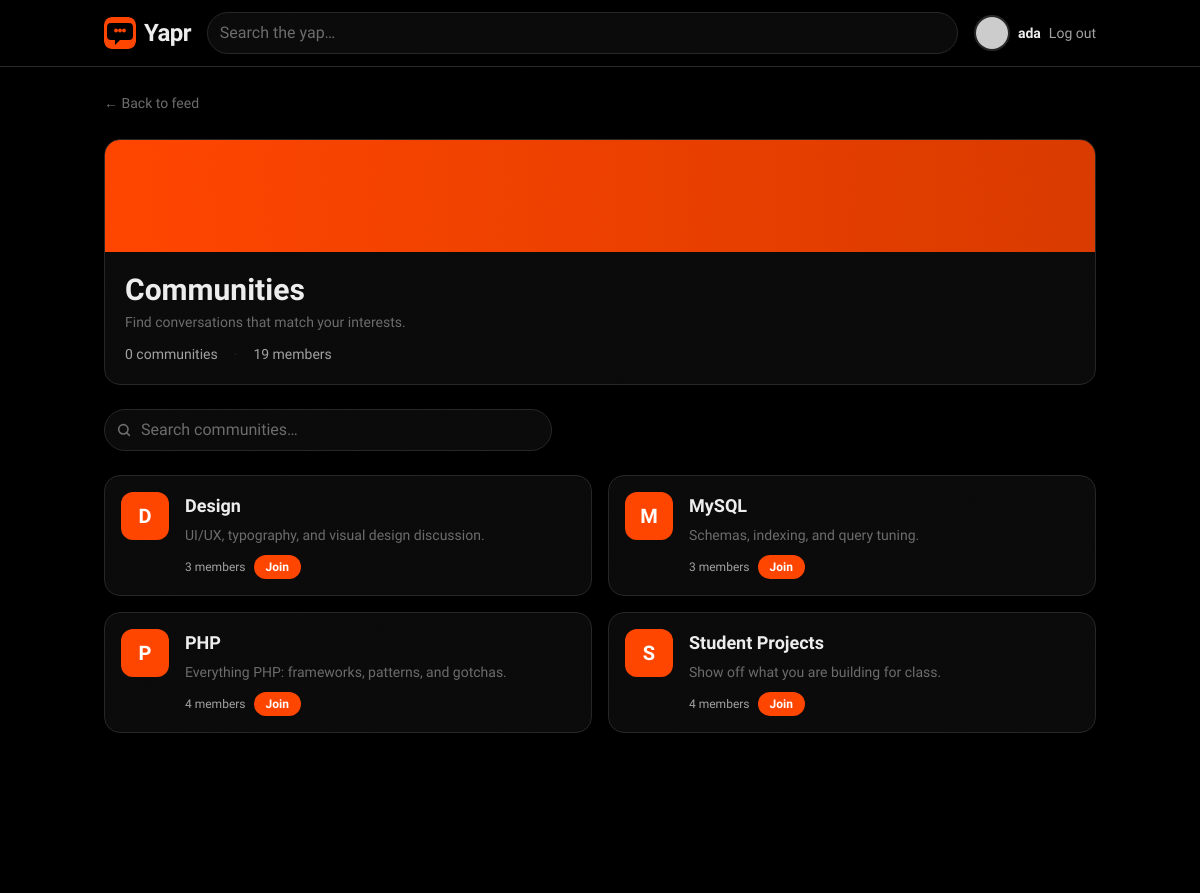
Page /api/communities.php (signed in) on the committed database.
### tables this page shows
CREATE TABLE communities (
    id          INT UNSIGNED AUTO_INCREMENT PRIMARY KEY,
    name        VARCHAR(50)  NOT NULL,
    slug        VARCHAR(60)  NOT NULL UNIQUE,
    description TEXT         DEFAULT NULL,
    owner_id    INT UNSIGNED NOT NULL,
    created_at  TIMESTAMP    NOT NULL DEFAULT CURRENT_TIMESTAMP,
    FOREIGN KEY (owner_id) REFERENCES users(id) ON DELETE CASCADE
);

### api/communities.php (the view, shortened to what this page needs)
<?php
require __DIR__ . '/includes/db.php';
require __DIR__ . '/includes/helpers.php';
require __DIR__ . '/includes/header.php';
$query = trim($_GET['q'] ?? '');
if ($query !== '') {
    $result = mysqli_query($conn, "
        SELECT c.*, (SELECT COUNT(*) FROM community_members WHERE community_id = c.id) AS members_count
        FROM communities c
        WHERE c.name LIKE '%$query%' OR c.description LIKE '%$query%'
        ORDER BY c.name ASC
    ");
} else {
    $result = mysqli_query($conn, "
        SELECT c.*, (SELECT COUNT(*) FROM community_members WHERE community_id = c.id) AS members_count
        FROM communities c ORDER BY c.name ASC
    ");
}
$filtered = mysqli_fetch_all($result, MYSQLI_ASSOC);
$totalMembers = array_sum(array_column($filtered, 'members_count'));
?>
<div class="space-y-6">
  <a href="index.php" class="text-sm text-ink-faint transition hover:text-pop">&larr; Back to feed</a>
  <div class="card reveal overflow-hidden">
    <div aria-hidden="true" class="h-28 animate-gradient-pan bg-[length:200%_200%] bg-gradient-to-r from-pop via-pop-dark to-ink"></div>
    <div class="p-5">
      <h1 class="font-display text-3xl font-bold text-ink">Communities</h1>
      <p class="mt-1 text-sm text-ink-faint">Find conversations that match your interests.</p>
      <div class="mt-3 flex flex-wrap items-center gap-4 text-sm text-ink-soft">
        <span><?= count($communities) ?> communities</span>
        <span class="text-line">&middot;</span>
        <span><?= number_format($totalMembers) ?> members</span>
      </div>
    </div>
  </div>
  <form action="communities.php" method="get" class="reveal" style="--reveal-delay:60ms">
    <div class="relative max-w-md">
      <svg aria-hidden="true" class="absolute left-3 top-1/2 -translate-y-1/2 text-ink-faint" width="16" height="16" viewBox="0 0 24 24" fill="none" stroke="currentColor" stroke-width="2.5" stroke-linecap="round"><circle cx="11" cy="11" r="7"/><path d="m20 20-4.3-4.3"/></svg>
      <input type="search" id="community-search" name="q"
             placeholder="Search communities…"
             value="<?= esc($query) ?>"
             class="field rounded-full pl-9">
    </div>
  </form>
  <?php if (empty($filtered)): ?>
    <div class="card reveal p-12 text-center">
      <p class="font-display text-lg font-semibold text-ink">No results found</p>
      <p class="mt-1 text-sm text-ink-faint">No communities match "<?= esc($query) ?>". Try a different search.</p>
      <a href="communities.php" class="btn-pop mt-4 inline-flex">Clear search</a>
    </div>
  <?php else: ?>
    <div class="grid gap-4 sm:grid-cols-2">
      <?php foreach ($filtered as $i => $c):
        $name = esc($c['name']);
        $slug = esc($c['slug']);
        $desc = esc($c['description']);
        $members = esc(number_format($c['members_count']));
        $initial = esc(mb_strtoupper(mb_substr($c['name'], 0, 1)));
        $delay = ($i + 1) * 70;
      ?>
        <div class="reveal" style="--reveal-delay:<?= $delay ?>ms">
          <a href="community.php?slug=<?= $slug ?>" class="card group flex gap-4 p-4">
            <span class="flex h-12 w-12 shrink-0 items-center justify-center rounded-xl bg-pop font-display text-xl font-black text-white transition duration-300 group-hover:scale-110"><?= $initial ?></span>
            <div class="min-w-0 flex-1">
              <h2 class="font-display text-lg font-semibold text-ink transition group-hover:text-pop"><?= $name ?></h2>
              <p class="mt-1 line-clamp-2 text-sm leading-relaxed text-ink-faint"><?= $desc ?></p>
              <div class="mt-2 flex items-center gap-2">
                <span class="text-xs font-medium text-ink-soft"><?= $members ?> members</span>
                <button type="button" class="btn-pop !py-1 !px-3 !text-xs">Join</button>
              </div>
            </div>
          </a>
        </div>
      <?php endforeach; ?>
    </div>
  <?php endif; ?>
</div>
<?php require __DIR__ . '/includes/footer.php'; ?>

### public/css/polish.css (style rules this page uses)
.reveal { opacity: 0; transform: translateY(20px); transition: opacity 0.35s cubic-bezier(0.23, 1, 0.32, 1), transform 0.35s cubic-bezier(0.23, 1, 0.32, 1); transition-delay: var(--reveal-delay, 0ms); }
.reveal.visible { opacity: 1; transform: translateY(0); }
.ripple-container { position: relative; overflow: hidden; }
html { background: #000; }

### api/includes/header.php (style rules this page uses)
:root { --ease-out: cubic-bezier(0.23, 1, 0.32, 1); }
body { background: #000000; -webkit-font-smoothing: antialiased; -moz-osx-font-smoothing: grayscale; }
.card { position: relative; border-radius: 1rem; border: 1px solid #262626; background: #0a0a0a; transition: transform 200ms var(--ease-out), border-color 200ms var(--ease-out), box-shadow 200ms var(--ease-out); }
.btn-primary, .btn-pop { display: inline-flex; align-items: center; justify-content: center; border-radius: 9999px; padding: 0.5rem 1rem; font-size: 0.875rem; font-weight: 600; transition: transform 150ms var(--ease-out), background 150ms var(--ease-out), color 150ms var(--ease-out); }
.btn-pop { background: #ff4500; color: #fff; }
.field { width: 100%; border-radius: 0.75rem; border: 1px solid #262626; background: #0a0a0a; padding: 0.5rem 0.75rem; color: #ededed; transition: border-color 150ms var(--ease-out), box-shadow 150ms var(--ease-out); }
.field::placeholder { color: #6b6b6b; }

### rows in the picture
communities: $delay 70 (drawn), name "D", name "Design", description "UI/UX, typography, and visual design discussion.", members "3"
communities: $delay 140 (drawn), name "M", name "MySQL", description "Schemas, indexing, and query tuning.", members "3"
communities: $delay 210 (drawn), name "P", name "PHP", description "Everything PHP: frameworks, patterns, and gotchas.", members "4"
communities: $delay 280 (drawn), name "S", name "Student Projects", description "Show off what you are building for class.", members "4"

### other values in the picture
$user['username'] "ada"
count($communities) "0"
$totalMembers "19"
